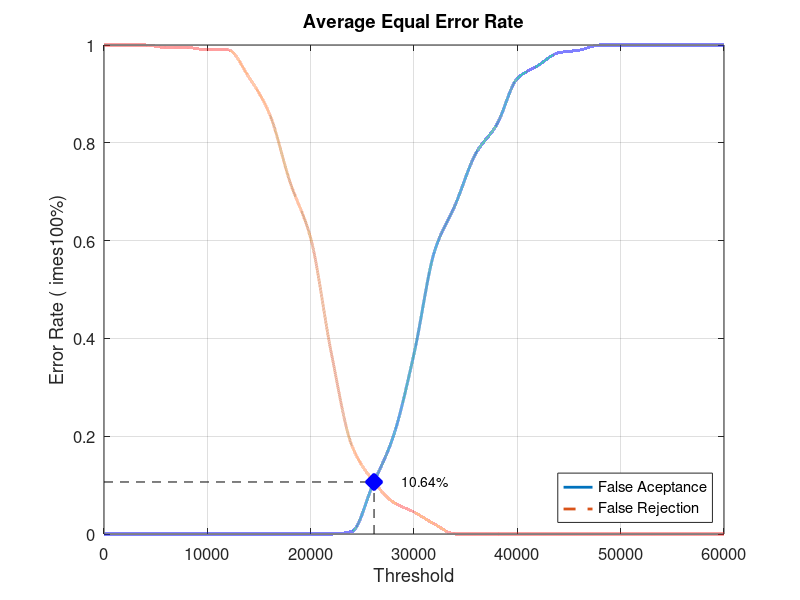
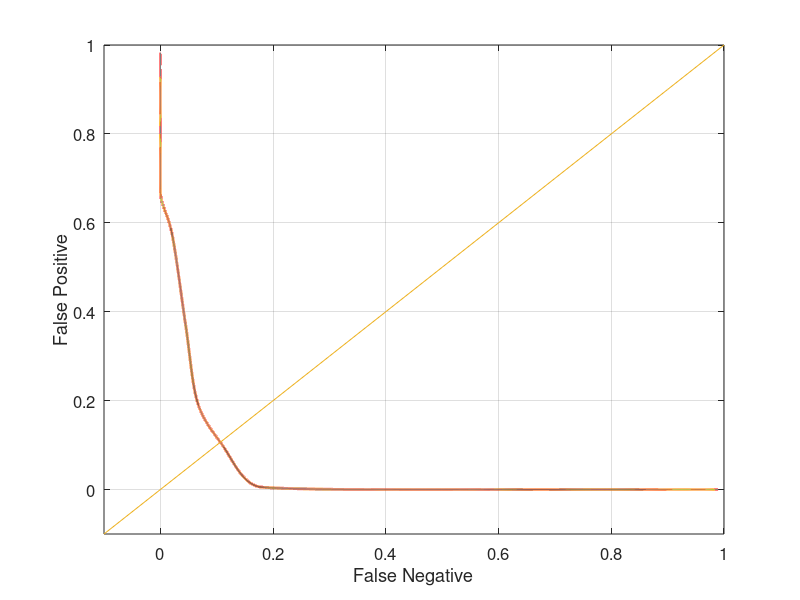

The MATLAB source for these figures, in order:
close all;
clear;
clc;
x = 0:2000:60000;
xq = 0:0.5:60000;

y0 = [0 0 0 0 0 0 0 0 0 0 0 0 0.00526316 0.1 0.2 0.368421 0.578947 0.673684 0.778947 0.836842 0.931579 0.957895 0.984211 0.989474 1 1 1 1 1 1 1]
yy0 = interp1(x, y0, xq, 'pchip');
y1 = [1 1 1 0.995 0.995 0.99 0.99 0.935 0.86 0.72 0.605 0.37 0.18 0.11 0.065 0.045 0.02 0 0 0 0 0 0 0 0 0 0 0 0 0 0]
yy1 = interp1(x, y1, xq, 'pchip');

% Calculating EER: 
y2 = abs(y0 - y1);
find(y2 == min(y2))
yy2 = abs(yy0 - yy1);
xEER = find(yy2 == min(yy2));
xEERIndex = xq(xEER) % X-axis EER
yEER = yy0(xEER) % Y-axis EER

main = figure
plot(xq, yy0,'-','LineWidth', 2);	hold on
plot(xq, yy1,'--','LineWidth', 2);	hold on
plot([xEERIndex xEERIndex], [0 yEER], 'k--');	hold on
plot([0 xEERIndex], [yEER yEER], 'k--');	hold on
plot(xEERIndex, yEER, 'bx', 'LineWidth', 10);	hold on
text(xEERIndex + 10 * xEERIndex / 100, yEER, [num2str(round((10000 * yEER)) / 100) '%'])
legend('False Aceptance', 'False Rejection', 'Location', 'SouthEast')
xlabel('Threshold')
ylabel('Error Rate (	imes100%)')
title('Average Equal Error Rate')
set(gca, 'FontSize', 12)
axis([0 60000 0 1])
grid on

print(main, 'Database1_2Main', '-dpng');
FNRxFPR = figure('Color', [1 1 1]);
plot(yy1, yy0, '-', yy1, yy0, 'LineWidth', 2);
hold on
y = -0.1:0.1:1
plot(y, y); 
set(gca, 'FontSize', 12)
xlabel('False Negative')
ylabel('False Positive')
axis([-0.1 1 -0.1 1])
set(gca, 'FontSize', 12)
grid on

print(FNRxFPR, 'Database1_2FNRxFPR','-dpng');
